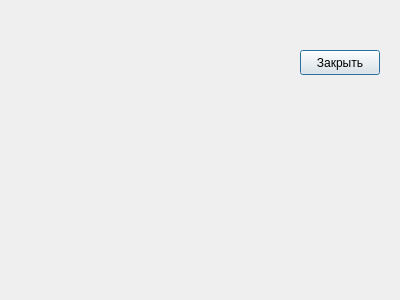
<?xml version="1.0" encoding="UTF-8"?>
<ui version="4.0">
 <class>DialogStudentByVariantAndSumScore</class>
 <widget class="QDialog" name="DialogStudentByVariantAndSumScore">
  <property name="geometry">
   <rect>
    <x>0</x>
    <y>0</y>
    <width>400</width>
    <height>300</height>
   </rect>
  </property>
  <property name="windowTitle">
   <string>Список студентов с заданным номером варианта, имеющих заданную сумму баллов по всем 3 задачам</string>
  </property>
  <widget class="QPushButton" name="closeButton">
   <property name="geometry">
    <rect>
     <x>300</x>
     <y>50</y>
     <width>80</width>
     <height>25</height>
    </rect>
   </property>
   <property name="text">
    <string>Закрыть</string>
   </property>
  </widget>
 </widget>
 <resources/>
 <connections>
  <connection>
   <sender>closeButton</sender>
   <signal>clicked()</signal>
   <receiver>DialogStudentByVariantAndSumScore</receiver>
   <slot>close()</slot>
   <hints>
    <hint type="sourcelabel">
     <x>339</x>
     <y>62</y>
    </hint>
    <hint type="destinationlabel">
     <x>199</x>
     <y>149</y>
    </hint>
   </hints>
  </connection>
 </connections>
</ui>
